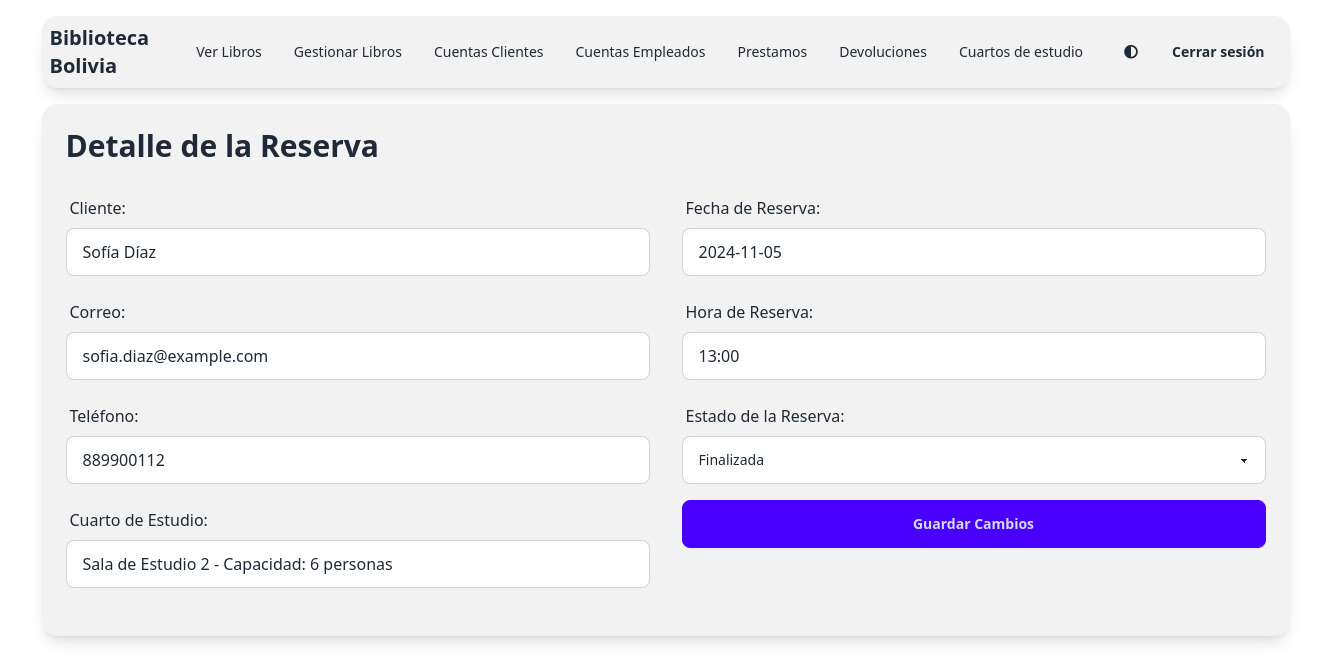
The page /app/controllers/gestionReservas/verReserva.php?id=10 (signed in) on the database its author committed.
### tables this page shows
CREATE TABLE reservaCuarto (
    codreservaCuarto INT AUTO_INCREMENT PRIMARY KEY,
    fechaReserva VARCHAR(45),
    horaReserva VARCHAR(45),
    cuartoEstudio_codCuartoEstudio INT,
    USUARIOS_codUsuarios INT,
    FOREIGN KEY (cuartoEstudio_codCuartoEstudio) REFERENCES cuartoEstudio (codCuartoEstudio),
    FOREIGN KEY (USUARIOS_codUsuarios) REFERENCES CLIENTES (codUsuarios)
);

CREATE TABLE CLIENTES (
    codUsuarios INT AUTO_INCREMENT PRIMARY KEY,
    nombre VARCHAR(45),
    apellido VARCHAR(45),
    ci VARCHAR(45),
    direccion VARCHAR(45),
    telefono VARCHAR(45),
    correo VARCHAR(45),
    usuario VARCHAR(45),
    password VARCHAR(45),
    rol VARCHAR(45)
);

CREATE TABLE cuartoEstudio (
    codCuartoEstudio INT AUTO_INCREMENT PRIMARY KEY,
    nombreCuarto VARCHAR(45)
);

### app/controllers/gestionReservas/verReserva.php (the view, shortened to what this page needs)
<?php
include '../../config/conexion.php';
if (isset($_GET['id'])) {
    $id = $_GET['id'];
    $sql = "SELECT
                R.codreservaCuarto,
                R.fechaReserva,
                R.horaReserva,
                R.estado,
                C.nombre AS nombreCliente,
                C.apellido AS apellidoCliente,
                C.correo,
                C.telefono,
                Q.nombreCuarto
            FROM
                reservaCuarto R
            JOIN
                CLIENTES C ON R.USUARIOS_codUsuarios = C.codUsuarios
            JOIN
                cuartoEstudio Q ON R.cuartoEstudio_codCuartoEstudio = Q.codCuartoEstudio
            WHERE
                R.codreservaCuarto = ?";
    $stmt = $conexion->prepare($sql);
    $stmt->bind_param("i", $id);
    $stmt->execute();
    $result = $stmt->get_result();
    if ($result->num_rows == 1) {
        $row = $result->fetch_assoc();
        $fechaReserva = $row['fechaReserva'];
        $horaReserva = $row['horaReserva'];
        $estadoReserva = $row['estado'];
        $nombreCliente = $row['nombreCliente'];
        $apellidoCliente = $row['apellidoCliente'];
        $correoCliente = $row['correo'];
        $telefonoCliente = $row['telefono'];
        $nombreCuarto = $row['nombreCuarto'];
    } else {
        $error = "Reserva no encontrada.";
    }
} else {
    $error = "ID de reserva no especificado.";
}
?>
<!DOCTYPE html>
<html lang="es">
<head>
    <link href="https://cdn.jsdelivr.net/npm/daisyui@4.12.10/dist/full.min.css" rel="stylesheet" type="text/css"/>
</head>
<body>
<div class="min-h-screen bg-base-100 text-base-content">
    <div class="container mx-auto p-4">
        <?php include "../../views/viewsEmpleado/menuEmpleado.php"; ?>
        <div class="bg-base-200 p-6 rounded-box shadow-lg">
            <h1 class="text-3xl font-bold mb-6">Detalle de la Reserva</h1>
            <?php if (!isset($error)): ?>
                <div class="grid grid-cols-1 lg:grid-cols-2 gap-8 mb-6">
                    <div class="space-y-4">
                        <div class="form-control">
                            <label class="label">Cliente:</label>
                            <input type="text" class="input input-bordered" value="<?php echo htmlspecialchars($nombreCliente . ' ' . $apellidoCliente); ?>" readonly>
                        </div>
                        <div class="form-control">
                            <label class="label">Correo:</label>
                            <input type="text" class="input input-bordered" value="<?php echo htmlspecialchars($correoCliente); ?>" readonly>
                        </div>
                        <div class="form-control">
                            <label class="label">Teléfono:</label>
                            <input type="text" class="input input-bordered" value="<?php echo htmlspecialchars($telefonoCliente); ?>" readonly>
                        </div>
                        <div class="form-control">
                            <label class="label">Cuarto de Estudio:</label>
                            <input type="text" class="input input-bordered" value="<?php echo htmlspecialchars($nombreCuarto); ?>" readonly>
                        </div>
                    </div>
                    <div class="space-y-4">
                        <div class="form-control">
                            <label class="label">Fecha de Reserva:</label>
                            <input type="text" class="input input-bordered" value="<?php echo htmlspecialchars($fechaReserva); ?>" readonly>
                        </div>
                        <div class="form-control">
                            <label class="label">Hora de Reserva:</label>
                            <input type="text" class="input input-bordered" value="<?php echo htmlspecialchars($horaReserva); ?>" readonly>
                        </div>
                        <form method="post" action="<?php echo htmlspecialchars($_SERVER["PHP_SELF"] . "?id=" . $id); ?>" class="space-y-4">
                            <div class="form-control">
                                <label for="estado" class="label">Estado de la Reserva:</label>
                                <select class="select select-bordered" id="estado" name="estado" required>
                                    <option value="finalizada" <?php if ($estadoReserva == 'finalizada') echo 'selected'; ?>>Finalizada</option>
                                </select>
                            </div>
                            <button type="submit" class="btn btn-primary w-full">Guardar Cambios</button>
                        </form>
                    </div>
                </div>
            <?php endif; ?>
        </div>
    </div>
</div>
<script src="https://cdn.tailwindcss.com"></script>
</body>
</html>

### rows shown on the page
reservacuarto: USUARIOS_codUsuarios.apellido "Sofía Díaz", USUARIOS_codUsuarios.correo "sofia.diaz@example.com", USUARIOS_codUsuarios.telefono "889900112", cuartoEstudio_codCuartoEstudio.nombreCuarto "Sala de Estudio 2 - Capacidad: 6 personas", fechaReserva "2024-11-05", horaReserva "13:00", estado "Finalizada"
